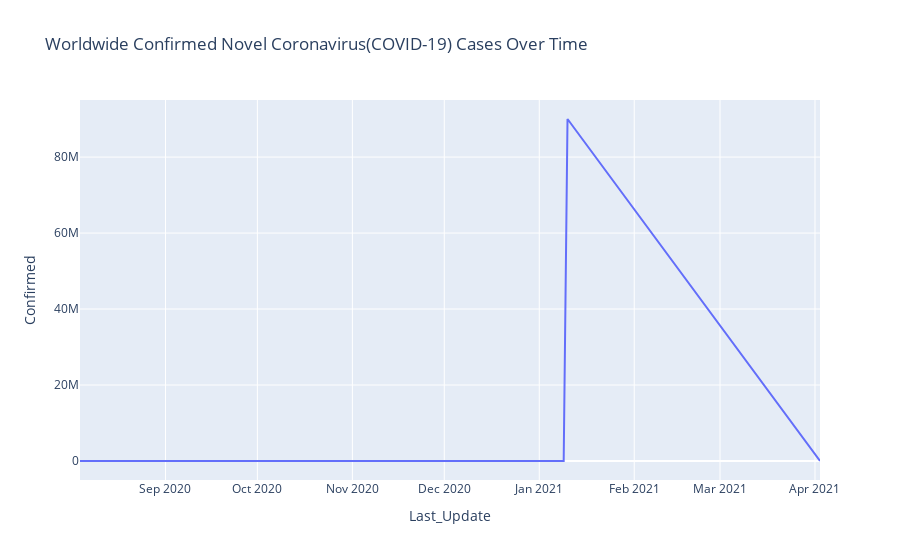

This figure's notebook cell:
### Code cell
temp = covid_data.copy()
temp["Last_Update"] = pd.to_datetime(temp["Last_Update"])


world_confirmed_time = (
    temp.groupby("Last_Update", as_index=False)[["Confirmed"]]
        .sum()
        .sort_values("Last_Update")
)

fig = px.line(
    world_confirmed_time,
    x="Last_Update",
    y="Confirmed",
    title="Worldwide Confirmed Novel Coronavirus(COVID-19) Cases Over Time"
)

fig.show()

### Figure 1 — Plotly figure (JSON) as saved in the notebook; plotly's stock layout.template omitted (floating-point values rounded to 4 significant figures)
{"data": [{"hovertemplate": "Last_Update=%{x}<br>Confirmed=%{y}<extra></extra>", "legendgroup": "", "line": {"color": "#636efa", "dash": "solid"}, "marker": {"symbol": "circle"}, "mode": "lines", "name": "", "orientation": "v", "showlegend": false, "type": "scatter", "x": ["2020-08-04T02:27:56.000000000", "2020-08-07T22:34:20.000000000", "2020-12-21T13:27:30.000000000", "2021-01-08T23:22:27.000000000", "2021-01-10T05:22:12.000000000", "2021-04-02T15:13:53.000000000"], "xaxis": "x", "y": [152, 0, 788, 196, 90023279, 399], "yaxis": "y"}], "layout": {"legend": {"tracegroupgap": 0}, "title": {"text": "Worldwide Confirmed Novel Coronavirus(COVID-19) Cases Over Time"}, "xaxis": {"anchor": "y", "domain": [0, 1], "title": {"text": "Last_Update"}}, "yaxis": {"anchor": "x", "domain": [0, 1], "title": {"text": "Confirmed"}}}}
